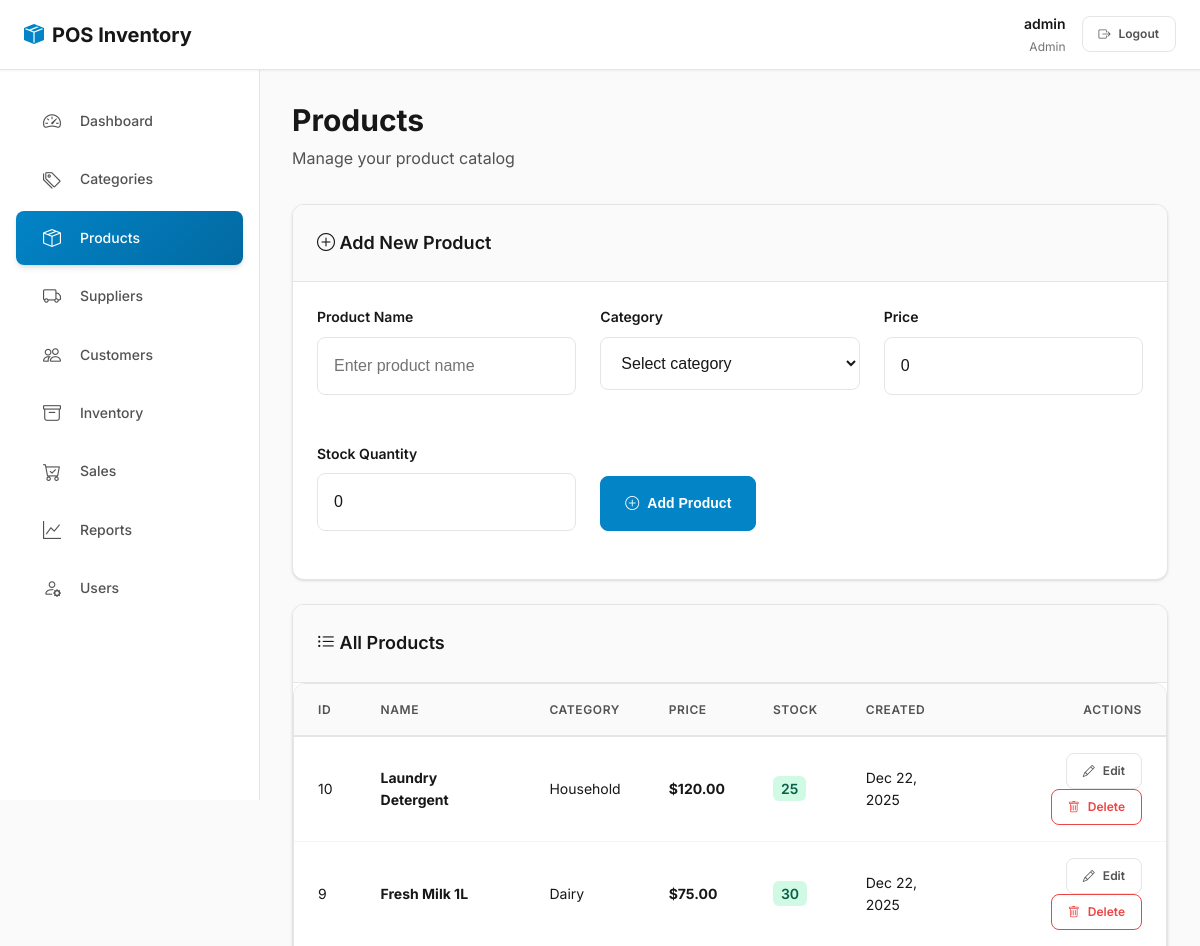
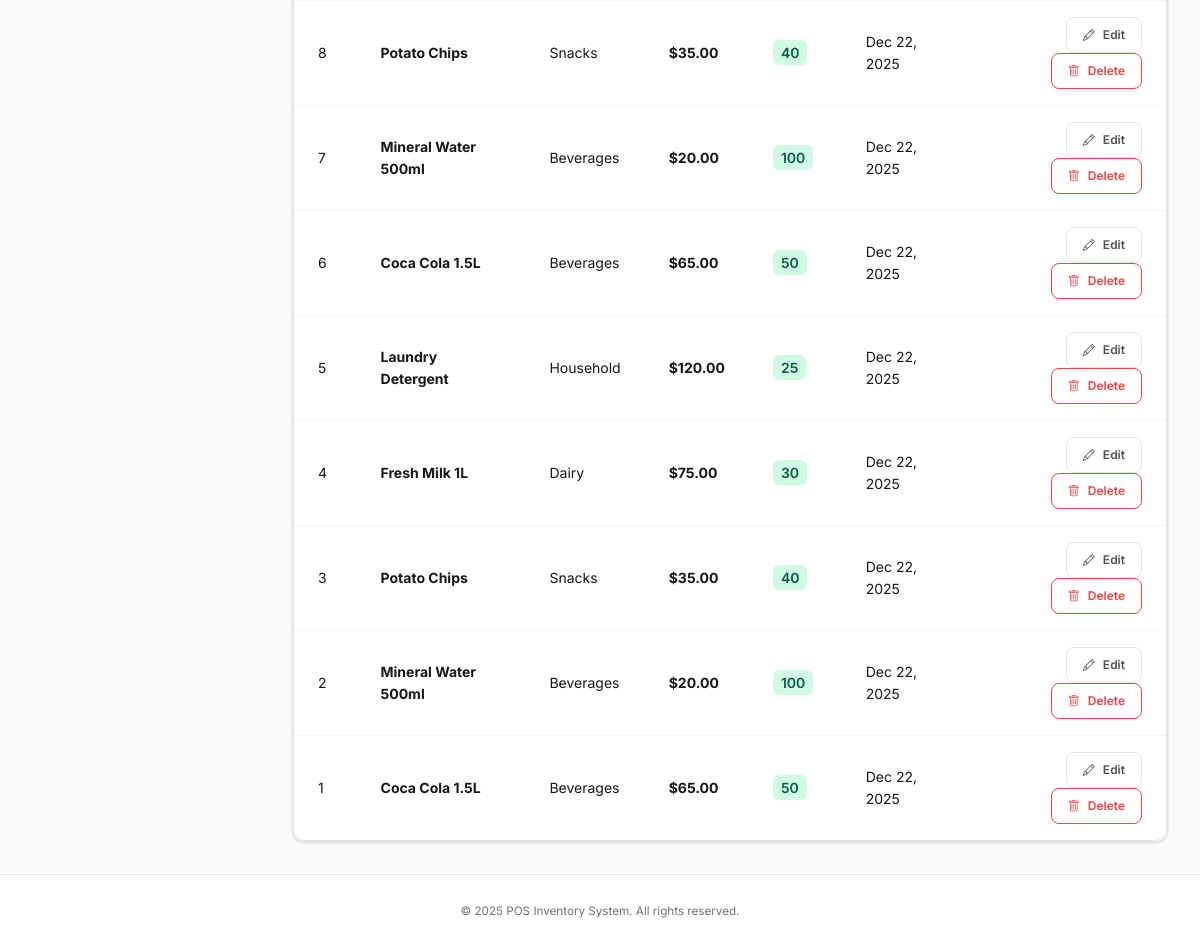
Screenshot of /index.php?page=products (signed in) with the database file from the repository (2 pictures, top to bottom).
### tables this page shows
CREATE TABLE `products` (
  `product_id` int(11) NOT NULL,
  `category_id` int(11) NOT NULL,
  `product_name` varchar(150) NOT NULL,
  `price` decimal(10,2) NOT NULL,
  `stock` int(11) DEFAULT 0,
  `created_at` timestamp NOT NULL DEFAULT current_timestamp()
);

CREATE TABLE `categories` (
  `category_id` int(11) NOT NULL,
  `category_name` varchar(100) NOT NULL,
  `created_at` timestamp NOT NULL DEFAULT current_timestamp()
);

### functions.php (called while the page is built, shortened)
<?php
function sanitize($value)
{
    return htmlspecialchars(trim((string)$value), ENT_QUOTES, 'UTF-8');
}

### modules/products.php (the view, shortened to what this page needs)
<?php
$editItem = null;
$products = $conn->query('
    SELECT p.*, c.category_name
    FROM products p
    JOIN categories c ON c.category_id = p.category_id
    ORDER BY p.product_id DESC
')->fetch_all(MYSQLI_ASSOC);
?>
<main>
    <div class="page-header">
        <h1 class="page-title">Products</h1>
        <p class="page-subtitle">Manage your product catalog</p>
    </div>
    <div class="card mb-4">
        <div class="card-header">
            <i class="bi bi-plus-circle"></i> <?php echo $editItem ? 'Edit Product' : 'Add New Product'; ?>
        </div>
        <div class="card-body">
            <form method="post" style="display: grid; grid-template-columns: repeat(auto-fit, minmax(250px, 1fr)); gap: var(--spacing-lg);">
                <div class="form-group">
                    <label class="form-label">Product Name</label>
                    <input class="form-control" type="text" name="product_name" required value="<?php echo sanitize($editItem['product_name'] ?? ''); ?>" placeholder="Enter product name">
                </div>
                <div class="form-group">
                    <label class="form-label">Category</label>
                    <select class="form-select" name="category_id" required>
                        <option value="">Select category</option>
                    </select>
                </div>
                <div class="form-group">
                    <label class="form-label">Price</label>
                    <input class="form-control" type="number" step="0.01" name="price" required value="<?php echo $editItem['price'] ?? '0'; ?>" placeholder="0.00">
                </div>
                <div class="form-group">
                    <label class="form-label">Stock Quantity</label>
                    <input class="form-control" type="number" name="stock" required value="<?php echo $editItem['stock'] ?? '0'; ?>" placeholder="0">
                </div>
                <div class="form-group" style="display: flex; gap: var(--spacing-md); align-items: flex-end;">
                    <button class="btn btn-primary" type="submit">
                        <i class="bi bi-<?php echo $editItem ? 'check-circle' : 'plus-circle'; ?>"></i>
                        <?php echo $editItem ? 'Update Product' : 'Add Product'; ?>
                    </button>
                </div>
            </form>
        </div>
    </div>
    <div class="card">
        <div class="card-header">
            <i class="bi bi-list-ul"></i> All Products
        </div>
        <div class="card-body" style="padding: 0;">
            <div class="table-container">
                <table class="table table-hover align-middle">
                    <thead>
                        <tr>
                            <th>ID</th>
                            <th>Name</th>
                            <th>Category</th>
                            <th>Price</th>
                            <th>Stock</th>
                            <th>Created</th>
                            <th class="text-end">Actions</th>
                        </tr>
                    </thead>
                    <tbody>
                        <?php if (empty($products)): ?>
                            <tr>
                                <td colspan="7" class="text-center text-muted" style="padding: var(--spacing-2xl);">
                                    <i class="bi bi-inbox" style="font-size: var(--font-size-3xl); display: block; margin-bottom: var(--spacing-md); opacity: 0.5;"></i>
                                    No products found. Add your first product above.
                                </td>
                            </tr>
                        <?php else: ?>
                            <?php foreach ($products as $p): ?>
                                <tr>
                                    <td><?php echo $p['product_id']; ?></td>
                                    <td><strong><?php echo sanitize($p['product_name']); ?></strong></td>
                                    <td><?php echo sanitize($p['category_name']); ?></td>
                                    <td><strong>$<?php echo number_format($p['price'], 2); ?></strong></td>
                                    <td>
                                        <span style="padding: 4px 8px; border-radius: var(--radius-sm); background: <?php echo $p['stock'] > 10 ? 'var(--success-light)' : 'var(--warning-light)'; ?>; color: <?php echo $p['stock'] > 10 ? '#065f46' : '#92400e'; ?>; font-weight: 600;">
                                            <?php echo $p['stock']; ?>
                                        </span>
                                    </td>
                                    <td><?php echo date('M d, Y', strtotime($p['created_at'])); ?></td>
                                    <td class="text-end">
                                        <a class="btn btn-sm btn-outline-secondary" href="index.php?page=products&edit=<?php echo $p['product_id']; ?>">
                                            <i class="bi bi-pencil"></i> Edit
                                        </a>
                                        <a class="btn btn-sm btn-outline-danger" href="index.php?page=products&delete=<?php echo $p['product_id']; ?>" onclick="return confirm('Are you sure you want to delete this product?');">
                                            <i class="bi bi-trash"></i> Delete
                                        </a>
                                    </td>
                                </tr>
                            <?php endforeach; ?>
                        <?php endif; ?>
                    </tbody>
                </table>
            </div>
        </div>
    </div>
</main>

### rows the page displays
products: product_id "10", product_name "Laundry Detergent", category.category_name "Household", price "120.00", stock "25", created_at "Dec 22, 2025"
products: product_id "9", product_name "Fresh Milk 1L", category.category_name "Dairy", price "75.00", stock "30", created_at "Dec 22, 2025"
products: product_id "8", product_name "Potato Chips", category.category_name "Snacks", price "35.00", stock "40", created_at "Dec 22, 2025"
products: product_id "7", product_name "Mineral Water 500ml", category.category_name "Beverages", price "20.00", stock "100", created_at "Dec 22, 2025"
products: product_id "6", product_name "Coca Cola 1.5L", category.category_name "Beverages", price "65.00", stock "50", created_at "Dec 22, 2025"
products: product_id "5", product_name "Laundry Detergent", category.category_name "Household", price "120.00", stock "25", created_at "Dec 22, 2025"
products: product_id "4", product_name "Fresh Milk 1L", category.category_name "Dairy", price "75.00", stock "30", created_at "Dec 22, 2025"
products: product_id "3", product_name "Potato Chips", category.category_name "Snacks", price "35.00", stock "40", created_at "Dec 22, 2025"
products: product_id "2", product_name "Mineral Water 500ml", category.category_name "Beverages", price "20.00", stock "100", created_at "Dec 22, 2025"
products: product_id "1", product_name "Coca Cola 1.5L", category.category_name "Beverages", price "65.00", stock "50", created_at "Dec 22, 2025"

### other values shown
current_user()['username'] "admin"
current_user()['role'] "Admin"
$meta['label'] "Dashboard"
$meta['label'] "Categories"
$meta['label'] "Products"
$meta['label'] "Suppliers"
$meta['label'] "Customers"
$meta['label'] "Inventory"
$meta['label'] "Sales"
$meta['label'] "Reports"
$meta['label'] "Users"
